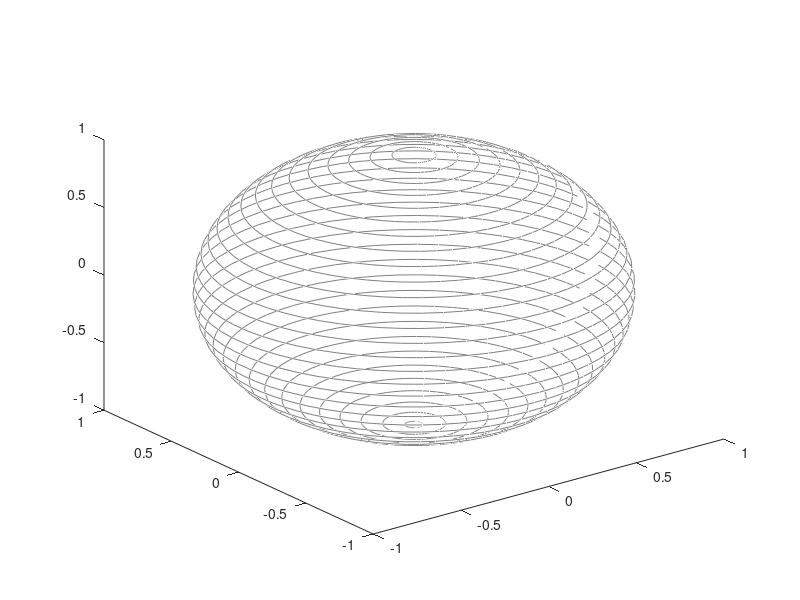

Here is the MATLAB script that generated this plot:
function plotS2

[theta,rho]=meshgrid(0:0.1:pi,0:0.1:2*pi); 
RRR = 1;
xxx = RRR*sin(theta).*cos(rho); 
yyy =RRR*sin(theta).*sin(rho); 
zzz = RRR*cos(theta); 
plot3(xxx,yyy,zzz,'Color',[0.5,0.5,0.5])
% grid on
xlim([-1 1]);ylim([-1 1]);zlim([-1 1]);